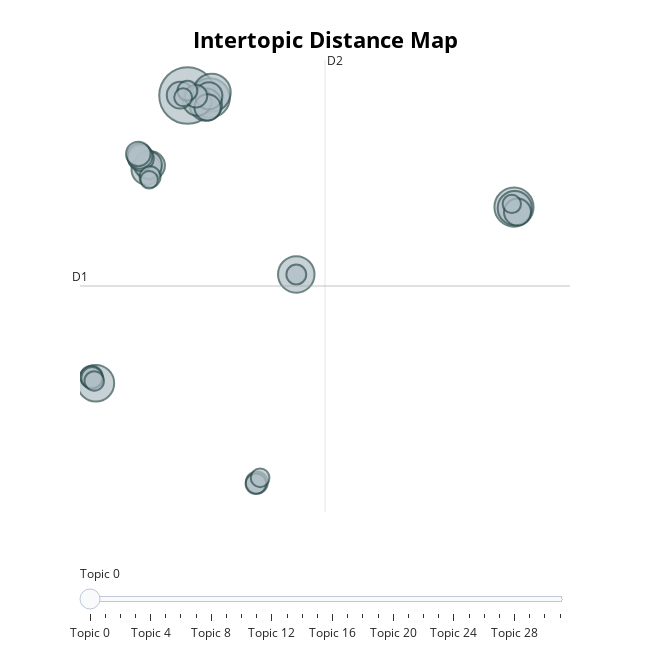

This figure's notebook cell:
### Code cell
topic_model.visualize_topics()

### Figure 1 — Plotly figure (JSON) as saved in the notebook; plotly's stock layout.template omitted (floating-point values rounded to 4 significant figures)
{"data": [{"customdata": [[0, "entanglement | states | we | the | that", 219], [1, "superconducting | qubit | to | the | qubits", 107], [2, "laser | the | ion | is | to", 105], [3, "topological | majorana | superconductivity | superconductor | superconductors", 97], [4, "quantum | to | learning | the | this", 92], [5, "photons | optical | photon | quantum | light", 91], [6, "stars | ray | the | star | galaxy", 80], [7, "gate | cavity | two | the | gates", 71], [8, "diamond | nv | vacancy | nitrogen | center", 61], [9, "dots | dot | spin | quantum | electron", 56], [10, "teleportation | entangled | state | scheme | states", 56], [11, "spin | the | nuclear | spins | electron", 53], [12, "the | magnetic | resonance | temperature | observed", 50], [13, "noise | the | to | we | decoherence", 50], [14, "should | eq | paper | differential | hkl", 49], [15, "gates | gate | toffoli | unitary | clifford", 47], [16, "thermal | entanglement | heisenberg | the | magnetic", 45], [17, "spin | model | kitaev | lattice | the", 43], [18, "hamiltonian | gauge | the | hamiltonians | we", 41], [19, "protocol | key | secret | protocols | attack", 35], [20, "codes | error | code | correction | quantum", 34], [21, "donor | si | silicon | electron | nuclear", 33], [22, "measurement | quantum | program | the | is", 32], [23, "spin | chain | the | transfer | quantum", 30], [24, "films | film | the | were | on", 29], [25, "discord | correlations | quantum | correlation | for", 27], [26, "polarization | photon | entangled | state | two", 27], [27, "quantum | algorithm | simulation | computer | algorithms", 26], [28, "sic | silicon | 4h | vacancy | carbide", 24], [29, "viscosity | flow | electrodes | accuracy | has", 23], [30, "bell | inequality | inequalities | violation | chsh", 22], [31, "cells | quorum | luminescence | proteins | abfps", 21]], "hovertemplate": "<b>Topic %{customdata[0]}</b><br>%{customdata[1]}<br>Size: %{customdata[2]}", "legendgroup": "", "marker": {"color": "#B0BEC5", "line": {"color": "DarkSlateGrey", "width": 2}, "size": [219, 107, 105, 97, 92, 91, 80, 71, 61, 56, 56, 53, 50, 50, 49, 47, 45, 43, 41, 35, 34, 33, 32, 30, 29, 27, 27, 26, 24, 23, 22, 21], "sizemode": "area", "sizeref": 0.1369, "symbol": "circle"}, "mode": "markers", "name": "", "orientation": "v", "showlegend": false, "type": "scatter", "x": [1.729, 3.658, 29.74, 3.82, -6.136, 11.06, 29.8, 3.301, -1.791, -1.435, 2.572, -1.661, 30.04, 3.563, 1.098, 3.452, -2.267, -2.364, -2.494, 2.45, -6.518, 7.674, -6.459, -1.481, 7.599, 1.72, 11.06, -6.277, 7.955, 29.55, 1.353, -1.563], "xaxis": "x", "y": [11.99, 11.84, 5.282, 12.16, -5.305, 1.233, 5.215, 11.43, 7.519, 7.775, 11.62, 7.81, 4.982, 11.97, 12.0, 11.27, 8.218, 8.341, 8.476, 11.95, -4.923, -11.26, -4.982, 7.101, -11.34, 12.27, 1.232, -5.165, -10.98, 5.469, 11.87, 6.92], "yaxis": "y"}], "layout": {"annotations": [{"showarrow": false, "text": "D1", "x": -7.495, "y": 0.539, "yshift": 10}, {"showarrow": false, "text": "D2", "x": 13.52, "xshift": 10, "y": 14.12}], "height": 650, "hoverlabel": {"bgcolor": "white", "font": {"family": "Rockwell", "size": 16}}, "legend": {"itemsizing": "constant", "tracegroupgap": 0}, "margin": {"t": 60}, "shapes": [{"line": {"color": "#CFD8DC", "width": 2}, "type": "line", "x0": 13.52, "x1": 13.52, "y0": -13.04, "y1": 14.12}, {"line": {"color": "#9E9E9E", "width": 2}, "type": "line", "x0": -7.495, "x1": 34.54, "y0": 0.539, "y1": 0.539}], "sliders": [{"active": 0, "pad": {"t": 50}, "steps": [{"args": [{"marker.color": [["red", "#B0BEC5", "#B0BEC5", "#B0BEC5", "#B0BEC5", "#B0BEC5", "#B0BEC5", "#B0BEC5", "#B0BEC5", "#B0BEC5", "#B0BEC5", "#B0BEC5", "#B0BEC5", "#B0BEC5", "#B0BEC5", "#B0BEC5", "#B0BEC5", "#B0BEC5", "#B0BEC5", "#B0BEC5", "#B0BEC5", "#B0BEC5", "#B0BEC5", "#B0BEC5", "#B0BEC5", "#B0BEC5", "#B0BEC5", "#B0BEC5", "#B0BEC5", "#B0BEC5", "#B0BEC5", "#B0BEC5"]]}], "label": "Topic 0", "method": "update"}, {"args": [{"marker.color": [["#B0BEC5", "red", "#B0BEC5", "#B0BEC5", "#B0BEC5", "#B0BEC5", "#B0BEC5", "#B0BEC5", "#B0BEC5", "#B0BEC5", "#B0BEC5", "#B0BEC5", "#B0BEC5", "#B0BEC5", "#B0BEC5", "#B0BEC5", "#B0BEC5", "#B0BEC5", "#B0BEC5", "#B0BEC5", "#B0BEC5", "#B0BEC5", "#B0BEC5", "#B0BEC5", "#B0BEC5", "#B0BEC5", "#B0BEC5", "#B0BEC5", "#B0BEC5", "#B0BEC5", "#B0BEC5", "#B0BEC5"]]}], "label": "Topic 1", "method": "update"}, {"args": [{"marker.color": [["#B0BEC5", "#B0BEC5", "red", "#B0BEC5", "#B0BEC5", "#B0BEC5", "#B0BEC5", "#B0BEC5", "#B0BEC5", "#B0BEC5", "#B0BEC5", "#B0BEC5", "#B0BEC5", "#B0BEC5", "#B0BEC5", "#B0BEC5", "#B0BEC5", "#B0BEC5", "#B0BEC5", "#B0BEC5", "#B0BEC5", "#B0BEC5", "#B0BEC5", "#B0BEC5", "#B0BEC5", "#B0BEC5", "#B0BEC5", "#B0BEC5", "#B0BEC5", "#B0BEC5", "#B0BEC5", "#B0BEC5"]]}], "label": "Topic 2", "method": "update"}, {"args": [{"marker.color": [["#B0BEC5", "#B0BEC5", "#B0BEC5", "red", "#B0BEC5", "#B0BEC5", "#B0BEC5", "#B0BEC5", "#B0BEC5", "#B0BEC5", "#B0BEC5", "#B0BEC5", "#B0BEC5", "#B0BEC5", "#B0BEC5", "#B0BEC5", "#B0BEC5", "#B0BEC5", "#B0BEC5", "#B0BEC5", "#B0BEC5", "#B0BEC5", "#B0BEC5", "#B0BEC5", "#B0BEC5", "#B0BEC5", "#B0BEC5", "#B0BEC5", "#B0BEC5", "#B0BEC5", "#B0BEC5", "#B0BEC5"]]}], "label": "Topic 3", "method": "update"}, {"args": [{"marker.color": [["#B0BEC5", "#B0BEC5", "#B0BEC5", "#B0BEC5", "red", "#B0BEC5", "#B0BEC5", "#B0BEC5", "#B0BEC5", "#B0BEC5", "#B0BEC5", "#B0BEC5", "#B0BEC5", "#B0BEC5", "#B0BEC5", "#B0BEC5", "#B0BEC5", "#B0BEC5", "#B0BEC5", "#B0BEC5", "#B0BEC5", "#B0BEC5", "#B0BEC5", "#B0BEC5", "#B0BEC5", "#B0BEC5", "#B0BEC5", "#B0BEC5", "#B0BEC5", "#B0BEC5", "#B0BEC5", "#B0BEC5"]]}], "label": "Topic 4", "method": "update"}, {"args": [{"marker.color": [["#B0BEC5", "#B0BEC5", "#B0BEC5", "#B0BEC5", "#B0BEC5", "red", "#B0BEC5", "#B0BEC5", "#B0BEC5", "#B0BEC5", "#B0BEC5", "#B0BEC5", "#B0BEC5", "#B0BEC5", "#B0BEC5", "#B0BEC5", "#B0BEC5", "#B0BEC5", "#B0BEC5", "#B0BEC5", "#B0BEC5", "#B0BEC5", "#B0BEC5", "#B0BEC5", "#B0BEC5", "#B0BEC5", "#B0BEC5", "#B0BEC5", "#B0BEC5", "#B0BEC5", "#B0BEC5", "#B0BEC5"]]}], "label": "Topic 5", "method": "update"}, {"args": [{"marker.color": [["#B0BEC5", "#B0BEC5", "#B0BEC5", "#B0BEC5", "#B0BEC5", "#B0BEC5", "red", "#B0BEC5", "#B0BEC5", "#B0BEC5", "#B0BEC5", "#B0BEC5", "#B0BEC5", "#B0BEC5", "#B0BEC5", "#B0BEC5", "#B0BEC5", "#B0BEC5", "#B0BEC5", "#B0BEC5", "#B0BEC5", "#B0BEC5", "#B0BEC5", "#B0BEC5", "#B0BEC5", "#B0BEC5", "#B0BEC5", "#B0BEC5", "#B0BEC5", "#B0BEC5", "#B0BEC5", "#B0BEC5"]]}], "label": "Topic 6", "method": "update"}, {"args": [{"marker.color": [["#B0BEC5", "#B0BEC5", "#B0BEC5", "#B0BEC5", "#B0BEC5", "#B0BEC5", "#B0BEC5", "red", "#B0BEC5", "#B0BEC5", "#B0BEC5", "#B0BEC5", "#B0BEC5", "#B0BEC5", "#B0BEC5", "#B0BEC5", "#B0BEC5", "#B0BEC5", "#B0BEC5", "#B0BEC5", "#B0BEC5", "#B0BEC5", "#B0BEC5", "#B0BEC5", "#B0BEC5", "#B0BEC5", "#B0BEC5", "#B0BEC5", "#B0BEC5", "#B0BEC5", "#B0BEC5", "#B0BEC5"]]}], "label": "Topic 7", "method": "update"}, {"args": [{"marker.color": [["#B0BEC5", "#B0BEC5", "#B0BEC5", "#B0BEC5", "#B0BEC5", "#B0BEC5", "#B0BEC5", "#B0BEC5", "red", "#B0BEC5", "#B0BEC5", "#B0BEC5", "#B0BEC5", "#B0BEC5", "#B0BEC5", "#B0BEC5", "#B0BEC5", "#B0BEC5", "#B0BEC5", "#B0BEC5", "#B0BEC5", "#B0BEC5", "#B0BEC5", "#B0BEC5", "#B0BEC5", "#B0BEC5", "#B0BEC5", "#B0BEC5", "#B0BEC5", "#B0BEC5", "#B0BEC5", "#B0BEC5"]]}], "label": "Topic 8", "method": "update"}, {"args": [{"marker.color": [["#B0BEC5", "#B0BEC5", "#B0BEC5", "#B0BEC5", "#B0BEC5", "#B0BEC5", "#B0BEC5", "#B0BEC5", "#B0BEC5", "red", "#B0BEC5", "#B0BEC5", "#B0BEC5", "#B0BEC5", "#B0BEC5", "#B0BEC5", "#B0BEC5", "#B0BEC5", "#B0BEC5", "#B0BEC5", "#B0BEC5", "#B0BEC5", "#B0BEC5", "#B0BEC5", "#B0BEC5", "#B0BEC5", "#B0BEC5", "#B0BEC5", "#B0BEC5", "#B0BEC5", "#B0BEC5", "#B0BEC5"]]}], "label": "Topic 9", "method": "update"}, {"args": [{"marker.color": [["#B0BEC5", "#B0BEC5", "#B0BEC5", "#B0BEC5", "#B0BEC5", "#B0BEC5", "#B0BEC5", "#B0BEC5", "#B0BEC5", "#B0BEC5", "red", "#B0BEC5", "#B0BEC5", "#B0BEC5", "#B0BEC5", "#B0BEC5", "#B0BEC5", "#B0BEC5", "#B0BEC5", "#B0BEC5", "#B0BEC5", "#B0BEC5", "#B0BEC5", "#B0BEC5", "#B0BEC5", "#B0BEC5", "#B0BEC5", "#B0BEC5", "#B0BEC5", "#B0BEC5", "#B0BEC5", "#B0BEC5"]]}], "label": "Topic 10", "method": "update"}, {"args": [{"marker.color": [["#B0BEC5", "#B0BEC5", "#B0BEC5", "#B0BEC5", "#B0BEC5", "#B0BEC5", "#B0BEC5", "#B0BEC5", "#B0BEC5", "#B0BEC5", "#B0BEC5", "red", "#B0BEC5", "#B0BEC5", "#B0BEC5", "#B0BEC5", "#B0BEC5", "#B0BEC5", "#B0BEC5", "#B0BEC5", "#B0BEC5", "#B0BEC5", "#B0BEC5", "#B0BEC5", "#B0BEC5", "#B0BEC5", "#B0BEC5", "#B0BEC5", "#B0BEC5", "#B0BEC5", "#B0BEC5", "#B0BEC5"]]}], "label": "Topic 11", "method": "update"}, {"args": [{"marker.color": [["#B0BEC5", "#B0BEC5", "#B0BEC5", "#B0BEC5", "#B0BEC5", "#B0BEC5", "#B0BEC5", "#B0BEC5", "#B0BEC5", "#B0BEC5", "#B0BEC5", "#B0BEC5", "red", "#B0BEC5", "#B0BEC5", "#B0BEC5", "#B0BEC5", "#B0BEC5", "#B0BEC5", "#B0BEC5", "#B0BEC5", "#B0BEC5", "#B0BEC5", "#B0BEC5", "#B0BEC5", "#B0BEC5", "#B0BEC5", "#B0BEC5", "#B0BEC5", "#B0BEC5", "#B0BEC5", "#B0BEC5"]]}], "label": "Topic 12", "method": "update"}, {"args": [{"marker.color": [["#B0BEC5", "#B0BEC5", "#B0BEC5", "#B0BEC5", "#B0BEC5", "#B0BEC5", "#B0BEC5", "#B0BEC5", "#B0BEC5", "#B0BEC5", "#B0BEC5", "#B0BEC5", "#B0BEC5", "red", "#B0BEC5", "#B0BEC5", "#B0BEC5", "#B0BEC5", "#B0BEC5", "#B0BEC5", "#B0BEC5", "#B0BEC5", "#B0BEC5", "#B0BEC5", "#B0BEC5", "#B0BEC5", "#B0BEC5", "#B0BEC5", "#B0BEC5", "#B0BEC5", "#B0BEC5", "#B0BEC5"]]}], "label": "Topic 13", "method": "update"}, {"args": [{"marker.color": [["#B0BEC5", "#B0BEC5", "#B0BEC5", "#B0BEC5", "#B0BEC5", "#B0BEC5", "#B0BEC5", "#B0BEC5", "#B0BEC5", "#B0BEC5", "#B0BEC5", "#B0BEC5", "#B0BEC5", "#B0BEC5", "red", "#B0BEC5", "#B0BEC5", "#B0BEC5", "#B0BEC5", "#B0BEC5", "#B0BEC5", "#B0BEC5", "#B0BEC5", "#B0BEC5", "#B0BEC5", "#B0BEC5", "#B0BEC5", "#B0BEC5", "#B0BEC5", "#B0BEC5", "#B0BEC5", "#B0BEC5"]]}], "label": "Topic 14", "method": "update"}, {"args": [{"marker.color": [["#B0BEC5", "#B0BEC5", "#B0BEC5", "#B0BEC5", "#B0BEC5", "#B0BEC5", "#B0BEC5", "#B0BEC5", "#B0BEC5", "#B0BEC5", "#B0BEC5", "#B0BEC5", "#B0BEC5", "#B0BEC5", "#B0BEC5", "red", "#B0BEC5", "#B0BEC5", "#B0BEC5", "#B0BEC5", "#B0BEC5", "#B0BEC5", "#B0BEC5", "#B0BEC5", "#B0BEC5", "#B0BEC5", "#B0BEC5", "#B0BEC5", "#B0BEC5", "#B0BEC5", "#B0BEC5", "#B0BEC5"]]}], "label": "Topic 15", "method": "update"}, {"args": [{"marker.color": [["#B0BEC5", "#B0BEC5", "#B0BEC5", "#B0BEC5", "#B0BEC5", "#B0BEC5", "#B0BEC5", "#B0BEC5", "#B0BEC5", "#B0BEC5", "#B0BEC5", "#B0BEC5", "#B0BEC5", "#B0BEC5", "#B0BEC5", "#B0BEC5", "red", "#B0BEC5", "#B0BEC5", "#B0BEC5", "#B0BEC5", "#B0BEC5", "#B0BEC5", "#B0BEC5", "#B0BEC5", "#B0BEC5", "#B0BEC5", "#B0BEC5", "#B0BEC5", "#B0BEC5", "#B0BEC5", "#B0BEC5"]]}], "label": "Topic 16", "method": "update"}, {"args": [{"marker.color": [["#B0BEC5", "#B0BEC5", "#B0BEC5", "#B0BEC5", "#B0BEC5", "#B0BEC5", "#B0BEC5", "#B0BEC5", "#B0BEC5", "#B0BEC5", "#B0BEC5", "#B0BEC5", "#B0BEC5", "#B0BEC5", "#B0BEC5", "#B0BEC5", "#B0BEC5", "red", "#B0BEC5", "#B0BEC5", "#B0BEC5", "#B0BEC5", "#B0BEC5", "#B0BEC5", "#B0BEC5", "#B0BEC5", "#B0BEC5", "#B0BEC5", "#B0BEC5", "#B0BEC5", "#B0BEC5", "#B0BEC5"]]}], "label": "Topic 17", "method": "update"}, {"args": [{"marker.color": [["#B0BEC5", "#B0BEC5", "#B0BEC5", "#B0BEC5", "#B0BEC5", "#B0BEC5", "#B0BEC5", "#B0BEC5", "#B0BEC5", "#B0BEC5", "#B0BEC5", "#B0BEC5", "#B0BEC5", "#B0BEC5", "#B0BEC5", "#B0BEC5", "#B0BEC5", "#B0BEC5", "red", "#B0BEC5", "#B0BEC5", "#B0BEC5", "#B0BEC5", "#B0BEC5", "#B0BEC5", "#B0BEC5", "#B0BEC5", "#B0BEC5", "#B0BEC5", "#B0BEC5", "#B0BEC5", "#B0BEC5"]]}], "label": "Topic 18", "method": "update"}, {"args": [{"marker.color": [["#B0BEC5", "#B0BEC5", "#B0BEC5", "#B0BEC5", "#B0BEC5", "#B0BEC5", "#B0BEC5", "#B0BEC5", "#B0BEC5", "#B0BEC5", "#B0BEC5", "#B0BEC5", "#B0BEC5", "#B0BEC5", "#B0BEC5", "#B0BEC5", "#B0BEC5", "#B0BEC5", "#B0BEC5", "red", "#B0BEC5", "#B0BEC5", "#B0BEC5", "#B0BEC5", "#B0BEC5", "#B0BEC5", "#B0BEC5", "#B0BEC5", "#B0BEC5", "#B0BEC5", "#B0BEC5", "#B0BEC5"]]}], "label": "Topic 19", "method": "update"}, {"args": [{"marker.color": [["#B0BEC5", "#B0BEC5", "#B0BEC5", "#B0BEC5", "#B0BEC5", "#B0BEC5", "#B0BEC5", "#B0BEC5", "#B0BEC5", "#B0BEC5", "#B0BEC5", "#B0BEC5", "#B0BEC5", "#B0BEC5", "#B0BEC5", "#B0BEC5", "#B0BEC5", "#B0BEC5", "#B0BEC5", "#B0BEC5", "red", "#B0BEC5", "#B0BEC5", "#B0BEC5", "#B0BEC5", "#B0BEC5", "#B0BEC5", "#B0BEC5", "#B0BEC5", "#B0BEC5", "#B0BEC5", "#B0BEC5"]]}], "label": "Topic 20", "method": "update"}, {"args": [{"marker.color": [["#B0BEC5", "#B0BEC5", "#B0BEC5", "#B0BEC5", "#B0BEC5", "#B0BEC5", "#B0BEC5", "#B0BEC5", "#B0BEC5", "#B0BEC5", "#B0BEC5", "#B0BEC5", "#B0BEC5", "#B0BEC5", "#B0BEC5", "#B0BEC5", "#B0BEC5", "#B0BEC5", "#B0BEC5", "#B0BEC5", "#B0BEC5", "red", "#B0BEC5", "#B0BEC5", "#B0BEC5", "#B0BEC5", "#B0BEC5", "#B0BEC5", "#B0BEC5", "#B0BEC5", "#B0BEC5", "#B0BEC5"]]}], "label": "Topic 21", "method": "update"}, {"args": [{"marker.color": [["#B0BEC5", "#B0BEC5", "#B0BEC5", "#B0BEC5", "#B0BEC5", "#B0BEC5", "#B0BEC5", "#B0BEC5", "#B0BEC5", "#B0BEC5", "#B0BEC5", "#B0BEC5", "#B0BEC5", "#B0BEC5", "#B0BEC5", "#B0BEC5", "#B0BEC5", "#B0BEC5", "#B0BEC5", "#B0BEC5", "#B0BEC5", "#B0BEC5", "red", "#B0BEC5", "#B0BEC5", "#B0BEC5", "#B0BEC5", "#B0BEC5", "#B0BEC5", "#B0BEC5", "#B0BEC5", "#B0BEC5"]]}], "label": "Topic 22", "method": "update"}, {"args": [{"marker.color": [["#B0BEC5", "#B0BEC5", "#B0BEC5", "#B0BEC5", "#B0BEC5", "#B0BEC5", "#B0BEC5", "#B0BEC5", "#B0BEC5", "#B0BEC5", "#B0BEC5", "#B0BEC5", "#B0BEC5", "#B0BEC5", "#B0BEC5", "#B0BEC5", "#B0BEC5", "#B0BEC5", "#B0BEC5", "#B0BEC5", "#B0BEC5", "#B0BEC5", "#B0BEC5", "red", "#B0BEC5", "#B0BEC5", "#B0BEC5", "#B0BEC5", "#B0BEC5", "#B0BEC5", "#B0BEC5", "#B0BEC5"]]}], "label": "Topic 23", "method": "update"}, {"args": [{"marker.color": [["#B0BEC5", "#B0BEC5", "#B0BEC5", "#B0BEC5", "#B0BEC5", "#B0BEC5", "#B0BEC5", "#B0BEC5", "#B0BEC5", "#B0BEC5", "#B0BEC5", "#B0BEC5", "#B0BEC5", "#B0BEC5", "#B0BEC5", "#B0BEC5", "#B0BEC5", "#B0BEC5", "#B0BEC5", "#B0BEC5", "#B0BEC5", "#B0BEC5", "#B0BEC5", "#B0BEC5", "red", "#B0BEC5", "#B0BEC5", "#B0BEC5", "#B0BEC5", "#B0BEC5", "#B0BEC5", "#B0BEC5"]]}], "label": "Topic 24", "method": "update"}, {"args": [{"marker.color": [["#B0BEC5", "#B0BEC5", "#B0BEC5", "#B0BEC5", "#B0BEC5", "#B0BEC5", "#B0BEC5", "#B0BEC5", "#B0BEC5", "#B0BEC5", "#B0BEC5", "#B0BEC5", "#B0BEC5", "#B0BEC5", "#B0BEC5", "#B0BEC5", "#B0BEC5", "#B0BEC5", "#B0BEC5", "#B0BEC5", "#B0BEC5", "#B0BEC5", "#B0BEC5", "#B0BEC5", "#B0BEC5", "red", "#B0BEC5", "#B0BEC5", "#B0BEC5", "#B0BEC5", "#B0BEC5", "#B0BEC5"]]}], "label": "Topic 25", "method": "update"}, {"args": [{"marker.color": [["#B0BEC5", "#B0BEC5", "#B0BEC5", "#B0BEC5", "#B0BEC5", "#B0BEC5", "#B0BEC5", "#B0BEC5", "#B0BEC5", "#B0BEC5", "#B0BEC5", "#B0BEC5", "#B0BEC5", "#B0BEC5", "#B0BEC5", "#B0BEC5", "#B0BEC5", "#B0BEC5", "#B0BEC5", "#B0BEC5", "#B0BEC5", "#B0BEC5", "#B0BEC5", "#B0BEC5", "#B0BEC5", "#B0BEC5", "red", "#B0BEC5", "#B0BEC5", "#B0BEC5", "#B0BEC5", "#B0BEC5"]]}], "label": "Topic 26", "method": "update"}, {"args": [{"marker.color": [["#B0BEC5", "#B0BEC5", "#B0BEC5", "#B0BEC5", "#B0BEC5", "#B0BEC5", "#B0BEC5", "#B0BEC5", "#B0BEC5", "#B0BEC5", "#B0BEC5", "#B0BEC5", "#B0BEC5", "#B0BEC5", "#B0BEC5", "#B0BEC5", "#B0BEC5", "#B0BEC5", "#B0BEC5", "#B0BEC5", "#B0BEC5", "#B0BEC5", "#B0BEC5", "#B0BEC5", "#B0BEC5", "#B0BEC5", "#B0BEC5", "red", "#B0BEC5", "#B0BEC5", "#B0BEC5", "#B0BEC5"]]}], "label": "Topic 27", "method": "update"}, {"args": [{"marker.color": [["#B0BEC5", "#B0BEC5", "#B0BEC5", "#B0BEC5", "#B0BEC5", "#B0BEC5", "#B0BEC5", "#B0BEC5", "#B0BEC5", "#B0BEC5", "#B0BEC5", "#B0BEC5", "#B0BEC5", "#B0BEC5", "#B0BEC5", "#B0BEC5", "#B0BEC5", "#B0BEC5", "#B0BEC5", "#B0BEC5", "#B0BEC5", "#B0BEC5", "#B0BEC5", "#B0BEC5", "#B0BEC5", "#B0BEC5", "#B0BEC5", "#B0BEC5", "red", "#B0BEC5", "#B0BEC5", "#B0BEC5"]]}], "label": "Topic 28", "method": "update"}, {"args": [{"marker.color": [["#B0BEC5", "#B0BEC5", "#B0BEC5", "#B0BEC5", "#B0BEC5", "#B0BEC5", "#B0BEC5", "#B0BEC5", "#B0BEC5", "#B0BEC5", "#B0BEC5", "#B0BEC5", "#B0BEC5", "#B0BEC5", "#B0BEC5", "#B0BEC5", "#B0BEC5", "#B0BEC5", "#B0BEC5", "#B0BEC5", "#B0BEC5", "#B0BEC5", "#B0BEC5", "#B0BEC5", "#B0BEC5", "#B0BEC5", "#B0BEC5", "#B0BEC5", "#B0BEC5", "red", "#B0BEC5", "#B0BEC5"]]}], "label": "Topic 29", "method": "update"}, {"args": [{"marker.color": [["#B0BEC5", "#B0BEC5", "#B0BEC5", "#B0BEC5", "#B0BEC5", "#B0BEC5", "#B0BEC5", "#B0BEC5", "#B0BEC5", "#B0BEC5", "#B0BEC5", "#B0BEC5", "#B0BEC5", "#B0BEC5", "#B0BEC5", "#B0BEC5", "#B0BEC5", "#B0BEC5", "#B0BEC5", "#B0BEC5", "#B0BEC5", "#B0BEC5", "#B0BEC5", "#B0BEC5", "#B0BEC5", "#B0BEC5", "#B0BEC5", "#B0BEC5", "#B0BEC5", "#B0BEC5", "red", "#B0BEC5"]]}], "label": "Topic 30", "method": "update"}, {"args": [{"marker.color": [["#B0BEC5", "#B0BEC5", "#B0BEC5", "#B0BEC5", "#B0BEC5", "#B0BEC5", "#B0BEC5", "#B0BEC5", "#B0BEC5", "#B0BEC5", "#B0BEC5", "#B0BEC5", "#B0BEC5", "#B0BEC5", "#B0BEC5", "#B0BEC5", "#B0BEC5", "#B0BEC5", "#B0BEC5", "#B0BEC5", "#B0BEC5", "#B0BEC5", "#B0BEC5", "#B0BEC5", "#B0BEC5", "#B0BEC5", "#B0BEC5", "#B0BEC5", "#B0BEC5", "#B0BEC5", "#B0BEC5", "red"]]}], "label": "Topic 31", "method": "update"}]}], "title": {"font": {"color": "Black", "size": 22}, "text": "<b>Intertopic Distance Map</b>", "x": 0.5, "xanchor": "center", "y": 0.95, "yanchor": "top"}, "width": 650, "xaxis": {"anchor": "y", "domain": [0, 1], "range": [-7.495, 34.54], "title": {"text": ""}, "visible": false}, "yaxis": {"anchor": "x", "domain": [0, 1], "range": [-13.04, 14.12], "title": {"text": ""}, "visible": false}}}
